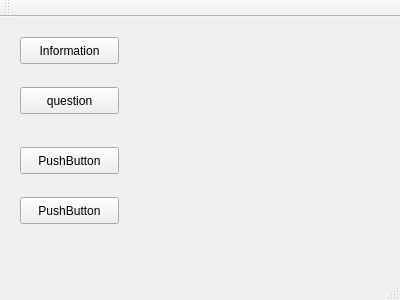
<?xml version="1.0" encoding="UTF-8"?>
<ui version="4.0">
 <class>MainWindow</class>
 <widget class="QMainWindow" name="MainWindow">
  <property name="geometry">
   <rect>
    <x>0</x>
    <y>0</y>
    <width>400</width>
    <height>300</height>
   </rect>
  </property>
  <property name="windowTitle">
   <string>MainWindow</string>
  </property>
  <widget class="QWidget" name="centralWidget">
   <widget class="QPushButton" name="pushButton">
    <property name="geometry">
     <rect>
      <x>20</x>
      <y>20</y>
      <width>99</width>
      <height>27</height>
     </rect>
    </property>
    <property name="text">
     <string>Information</string>
    </property>
   </widget>
   <widget class="QPushButton" name="pushButton_2">
    <property name="geometry">
     <rect>
      <x>20</x>
      <y>70</y>
      <width>99</width>
      <height>27</height>
     </rect>
    </property>
    <property name="text">
     <string>question</string>
    </property>
   </widget>
   <widget class="QPushButton" name="pushButton_3">
    <property name="geometry">
     <rect>
      <x>20</x>
      <y>130</y>
      <width>99</width>
      <height>27</height>
     </rect>
    </property>
    <property name="text">
     <string>PushButton</string>
    </property>
   </widget>
   <widget class="QPushButton" name="pushButton_4">
    <property name="geometry">
     <rect>
      <x>20</x>
      <y>180</y>
      <width>99</width>
      <height>27</height>
     </rect>
    </property>
    <property name="text">
     <string>PushButton</string>
    </property>
   </widget>
  </widget>
  <widget class="QMenuBar" name="menuBar">
   <property name="geometry">
    <rect>
     <x>0</x>
     <y>0</y>
     <width>400</width>
     <height>25</height>
    </rect>
   </property>
  </widget>
  <widget class="QToolBar" name="mainToolBar">
   <attribute name="toolBarArea">
    <enum>TopToolBarArea</enum>
   </attribute>
   <attribute name="toolBarBreak">
    <bool>false</bool>
   </attribute>
  </widget>
  <widget class="QStatusBar" name="statusBar"/>
 </widget>
 <layoutdefault spacing="6" margin="11"/>
 <resources/>
 <connections/>
</ui>
